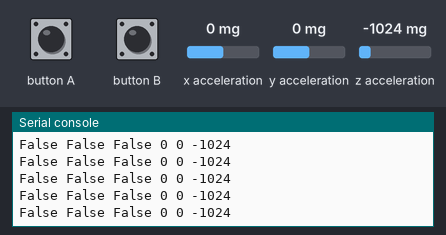
Bench run of a program on a simulated BBC micro:bit running MicroPython. Parts: the last lines printed to the serial console. The inputs (shaded band) are chosen by the test bench; at power-on: x acceleration 0 mg, y acceleration 0 mg, z acceleration -1024 mg.

Above: at 1.2 s.
1.3 s: button A pressed for 0.15 s
At 1.32 s:
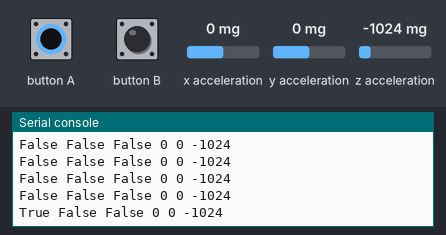
2.9 s: button B pressed for 0.15 s
At 2.93 s:
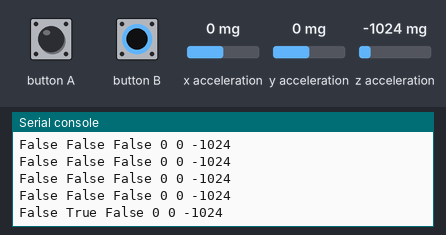
4.5 s: x acceleration set to -1440 mg
At 4.55 s:
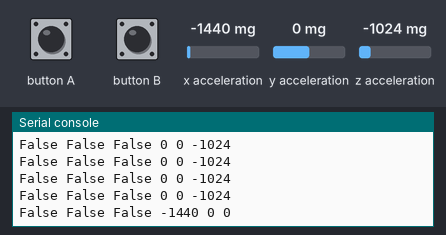
6.0 s: y acceleration set to -1440 mg
At 6.07 s:
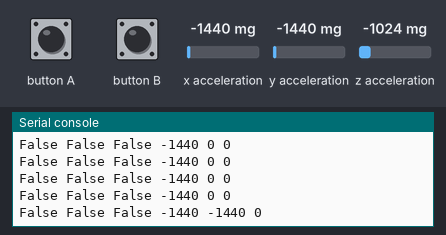
7.5 s: button A pressed for 1 s
At 7.58 s:
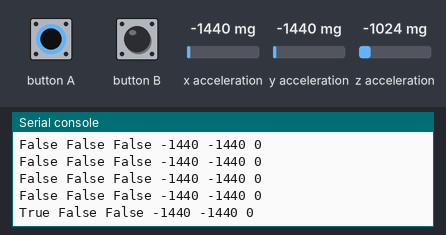
10.0 s: button B pressed for 1 s
At 10.01 s:
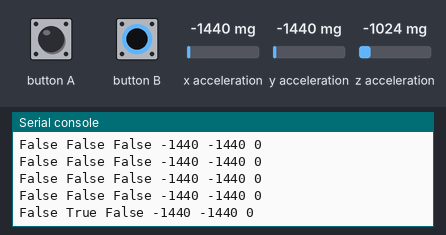

The program:

microbit_mu.py
```python
from microbit import *

REFRESH = 100

def get_data():
    a, b, p = button_a.was_pressed(), button_b.was_pressed(), pin0.is_touched()
    x, y, z = accelerometer.get_x(), accelerometer.get_y(), accelerometer.get_z()
    print(a, b, p, x, y, z)

def run():
 while True:
  sleep(REFRESH)
  get_data()

#display.show('M')
run()
```

Measured:
- after the input at 1.3 s, the serial console: prints a new line at once (image 1)
- after the input at 2.9 s, the serial console: prints a new line at once (image 2)
- after the input at 4.5 s, the serial console: prints a new line after 0.05 s (image 3)
- after the input at 6.0 s, the serial console: prints a new line after 0.06 s (image 4)
- after the input at 7.5 s, the serial console: prints a new line after 0.08 s (image 5)
- after the input at 10.0 s, the serial console: prints a new line at once (image 6)
